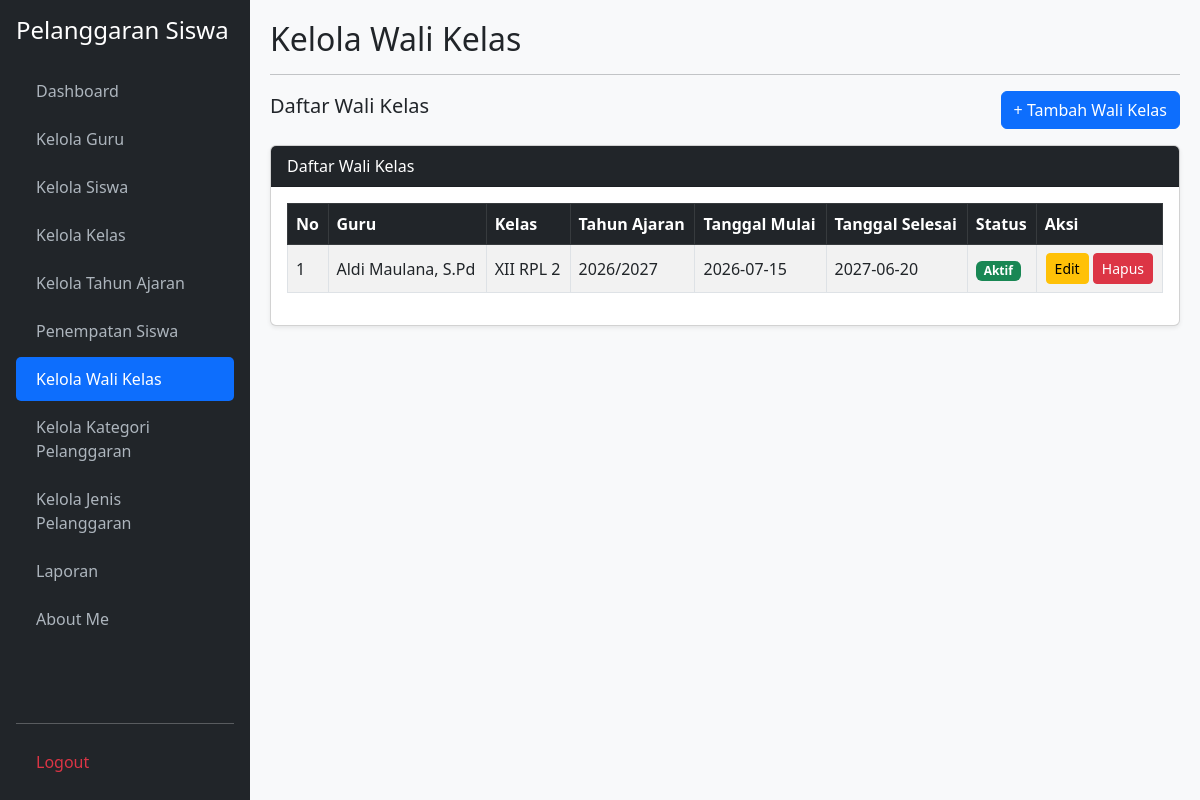
The app's page /kelola_wali_kelas.php (signed in) with its own data.
### tables this page shows
CREATE TABLE `t_wali_kelas` (
  `id` int(11) NOT NULL,
  `tahun_ajaran_id` int(11) NOT NULL,
  `kelas_id` int(11) NOT NULL,
  `guru_id` int(11) NOT NULL,
  `tanggal_mulai` date DEFAULT NULL,
  `tanggal_selesai` date DEFAULT NULL,
  `status_aktif` tinyint(1) DEFAULT 1,
  `created_at` timestamp NULL DEFAULT NULL,
  `updated_at` timestamp NULL DEFAULT NULL
);

CREATE TABLE `t_guru` (
  `id` int(11) NOT NULL,
  `nip` varchar(30) DEFAULT NULL,
  `nama` varchar(150) NOT NULL,
  `email` varchar(150) DEFAULT NULL,
  `status_aktif` tinyint(1) DEFAULT 1,
  `user_id` int(11) DEFAULT NULL,
  `created_at` timestamp NULL DEFAULT NULL,
  `updated_at` timestamp NULL DEFAULT NULL
);

CREATE TABLE `t_kelas` (
  `id` int(11) NOT NULL,
  `nama` varchar(100) NOT NULL,
  `tingkat` varchar(20) DEFAULT NULL,
  `jurusan` varchar(100) DEFAULT NULL,
  `status_aktif` tinyint(1) DEFAULT 1,
  `created_at` timestamp NULL DEFAULT NULL,
  `updated_at` timestamp NULL DEFAULT NULL
);

CREATE TABLE `t_tahun_ajaran` (
  `id` int(11) NOT NULL,
  `nama` varchar(20) NOT NULL,
  `tanggal_mulai` date DEFAULT NULL,
  `tanggal_selesai` date DEFAULT NULL,
  `status_aktif` tinyint(1) DEFAULT 1,
  `created_at` timestamp NULL DEFAULT NULL,
  `updated_at` timestamp NULL DEFAULT NULL
);

### kelola_wali_kelas.php (the view, shortened to what this page needs)
<?php
require_once 'koneksi.php';
function e($v) {
    return htmlspecialchars((string)($v ?? ''), ENT_QUOTES, 'UTF-8');
}
$aksi = $_GET['aksi'] ?? '';
$edit_id = (int)($_GET['edit'] ?? 0);
$edit = [
    'id'=>'', 'tahun_ajaran_id'=>'', 'kelas_id'=>'', 'guru_id'=>'',
    'tanggal_mulai'=>'', 'tanggal_selesai'=>'', 'status_aktif'=>1
];
$guru = mysqli_query($koneksi, "SELECT id,nama FROM t_guru WHERE status_aktif=1 ORDER BY nama");
$kelas = mysqli_query($koneksi, "SELECT id,nama FROM t_kelas WHERE status_aktif=1 ORDER BY nama");
$tahun = mysqli_query($koneksi, "SELECT id,nama FROM t_tahun_ajaran ORDER BY nama DESC");
$data = mysqli_query($koneksi, "
    SELECT wk.*, g.nama AS nama_guru, k.nama AS nama_kelas,
           ta.nama AS nama_tahun
    FROM t_wali_kelas wk
    LEFT JOIN t_guru g ON wk.guru_id=g.id
    LEFT JOIN t_kelas k ON wk.kelas_id=k.id
    LEFT JOIN t_tahun_ajaran ta ON wk.tahun_ajaran_id=ta.id
    ORDER BY wk.id DESC
");
?>
<!DOCTYPE html>
<html lang="id">
<head>
<link href="https://cdn.jsdelivr.net/npm/bootstrap@5.3.0/dist/css/bootstrap.min.css" rel="stylesheet">
<link href="https://cdn.datatables.net/2.3.4/css/dataTables.bootstrap5.css" rel="stylesheet">
</head>
<body>
<div class="sidebar d-flex flex-column p-3">
    <h4 class="text-white mb-4">Pelanggaran Siswa</h4>
    <ul class="nav nav-pills flex-column mb-auto">
        <li class="nav-item mb-1"><a href="dashboard.php">Dashboard</a></li>
        <li class="nav-item mb-1"><a href="kelola_guru.php">Kelola Guru</a></li>
        <li class="nav-item mb-1"><a href="kelola_siswa.php">Kelola Siswa</a></li>
        <li class="nav-item mb-1"><a href="kelola_kelas.php">Kelola Kelas</a></li>
        <li class="nav-item mb-1"><a href="kelola_tahun_ajaran.php">Kelola Tahun Ajaran</a></li>
        <li class="nav-item mb-1"><a href="penempatan_siswa.php">Penempatan Siswa</a></li>
        <li class="nav-item mb-1"><a href="kelola_wali_kelas.php" class="active">Kelola Wali Kelas</a></li>
        <li class="nav-item mb-1"><a href="kelola_kategori_pelanggaran.php">Kelola Kategori Pelanggaran</a></li>
        <li class="nav-item mb-1"><a href="kelola_jenis_pelanggaran.php">Kelola Jenis Pelanggaran</a></li>
        <li class="nav-item mb-1"><a href="laporan.php">Laporan</a></li>
        <li class="nav-item mb-1"><a href="about_me.php">About Me</a></li>
    </ul>
    <hr>
    <a href="logout.php" class="text-danger">Logout</a>
</div>
<div class="main-content">
    <h2 class="mb-3">
        <?= $edit_id ? 'Edit Wali Kelas' : ($aksi === 'tambah' ? 'Tambah Wali Kelas' : 'Kelola Wali Kelas'); ?>
    </h2>
    <hr>
    <?php if ($aksi === 'tambah' || $edit_id): ?>
        <div class="card shadow-sm mb-4">
            <div class="card-header bg-primary text-white">
                <?= $edit_id ? 'Edit Wali Kelas' : 'Tambah Wali Kelas'; ?>
            </div>
            <div class="card-body">
                <form method="POST">
                    <input type="hidden" name="id" value="<?= e($edit['id']) ?>">
                    <div class="row">
                        <div class="col-md-6 mb-3">
                            <label class="form-label">Tahun Ajaran</label>
                            <select name="tahun_ajaran_id" class="form-select" required>
                                <option value="">-- Pilih Tahun --</option>
                                <?php
                                mysqli_data_seek($tahun, 0);
                                while($t=mysqli_fetch_assoc($tahun)):
                                ?>
                                <option value="<?= $t['id'] ?>"
                                    <?= $edit['tahun_ajaran_id']==$t['id']?'selected':'' ?>>
                                    <?= e($t['nama']) ?>
                                </option>
                                <?php endwhile; ?>
                            </select>
                        </div>
                        <div class="col-md-6 mb-3">
                            <label class="form-label">Kelas</label>
                            <select name="kelas_id" class="form-select" required>
                                <option value="">-- Pilih Kelas --</option>
                                <?php
                                mysqli_data_seek($kelas, 0);
                                while($k=mysqli_fetch_assoc($kelas)):
                                ?>
                                <option value="<?= $k['id'] ?>"
                                    <?= $edit['kelas_id']==$k['id']?'selected':'' ?>>
                                    <?= e($k['nama']) ?>
                                </option>
                                <?php endwhile; ?>
                            </select>
                        </div>
                        <div class="col-md-6 mb-3">
                            <label class="form-label">Guru Wali Kelas</label>
                            <select name="guru_id" class="form-select" required>
                                <option value="">-- Pilih Guru --</option>
                                <?php
                                mysqli_data_seek($guru, 0);
                                while($g=mysqli_fetch_assoc($guru)):
                                ?>
                                <option value="<?= $g['id'] ?>"
                                    <?= $edit['guru_id']==$g['id']?'selected':'' ?>>
                                    <?= e($g['nama']) ?>
                                </option>
                                <?php endwhile; ?>
                            </select>
                        </div>
                        <div class="col-md-6 mb-3">
                            <label class="form-label">Status</label><br>
                            <input type="checkbox" name="status_aktif" value="1"
                                <?= $edit['status_aktif']?'checked':'' ?>> Aktif
                        </div>
                        <div class="col-md-6 mb-3">
                            <label class="form-label">Tanggal Mulai</label>
                            <input type="date" name="tanggal_mulai" class="form-control"
                                value="<?= e($edit['tanggal_mulai']) ?>">
                        </div>
                        <div class="col-md-6 mb-3">
                            <label class="form-label">Tanggal Selesai</label>
                            <input type="date" name="tanggal_selesai" class="form-control"
                                value="<?= e($edit['tanggal_selesai']) ?>">
                        </div>
                    </div>
                    <button type="submit" name="simpan" class="btn btn-primary">
                        <?= $edit_id ? 'Update Data' : 'Simpan'; ?>
                    </button>
                    <a href="kelola_wali_kelas.php" class="btn btn-secondary">Batal</a>
                </form>
            </div>
        </div>
    <?php else: ?>
        <div class="d-flex justify-content-between align-items-center mb-3">
            <h5>Daftar Wali Kelas</h5>
            <a href="kelola_wali_kelas.php?aksi=tambah" class="btn btn-primary">
                + Tambah Wali Kelas
            </a>
        </div>
        <div class="card shadow-sm">
            <div class="card-header bg-dark text-white">Daftar Wali Kelas</div>
            <div class="card-body table-responsive">
                <table id="tabelWaliKelas"
                       class="table table-bordered table-striped table-hover align-middle">
                    <thead class="table-dark">
                        <tr>
                            <th>No</th><th>Guru</th><th>Kelas</th>
                            <th>Tahun Ajaran</th><th>Tanggal Mulai</th>
                            <th>Tanggal Selesai</th><th>Status</th><th>Aksi</th>
                        </tr>
                    </thead>
                    <tbody>
                        <?php $no=1; while($r=mysqli_fetch_assoc($data)): ?>
                        <tr>
                            <td><?= $no++ ?></td>
                            <td><?= e($r['nama_guru']) ?></td>
                            <td><?= e($r['nama_kelas']) ?></td>
                            <td><?= e($r['nama_tahun']) ?></td>
                            <td><?= e($r['tanggal_mulai'] ?: '-') ?></td>
                            <td><?= e($r['tanggal_selesai'] ?: '-') ?></td>
                            <td>
                                <span class="badge bg-<?= $r['status_aktif']?'success':'secondary' ?>">
                                    <?= $r['status_aktif']?'Aktif':'Tidak Aktif' ?>
                                </span>
                            </td>
                            <td class="text-center text-nowrap">
                                <a href="?edit=<?= (int)$r['id'] ?>"
                                   class="btn btn-warning btn-sm">Edit</a>
                                <a href="?hapus=<?= (int)$r['id'] ?>"
                                   class="btn btn-danger btn-sm"
                                   onclick="return confirm('Yakin ingin menghapus data ini?')">Hapus</a>
                            </td>
                        </tr>
                        <?php endwhile; ?>
                    </tbody>
                </table>
            </div>
        </div>
    <?php endif; ?>
</div>
</body>
</html>

### kelola_wali_kelas.php (style rules this page uses)
body { background: #f8f9fa; }
.sidebar { min-height: 100vh; background: #212529; color: #fff; position: fixed; width: 250px; top: 0; left: 0; overflow-y: auto; }
.sidebar a { color: #adb5bd; text-decoration: none; display: block; padding: 10px 20px; border-radius: 5px; }
.sidebar a:hover, .sidebar a.active { color: #fff; background: #0d6efd; }
.main-content { margin-left: 250px; padding: 20px; min-width: 0; }

### records on screen
t_wali_kelas: guru.nama "Aldi Maulana, S.Pd", kelas.nama "XII RPL 2", tahun_ajaran.nama "2026/2027", tanggal_mulai "2026-07-15", tanggal_selesai "2027-06-20", status_aktif "Aktif"
